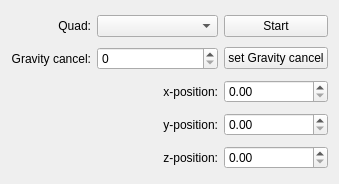
<?xml version="1.0" encoding="UTF-8"?>
<ui version="4.0">
 <class>Form</class>
 <widget class="QWidget" name="Form">
  <property name="geometry">
   <rect>
    <x>0</x>
    <y>0</y>
    <width>339</width>
    <height>184</height>
   </rect>
  </property>
  <property name="windowTitle">
   <string>Form</string>
  </property>
  <property name="styleSheet">
   <string notr="true"/>
  </property>
  <layout class="QGridLayout" name="gridLayout">
   <item row="2" column="2">
    <widget class="QComboBox" name="IrisInputBox">
     <property name="sizePolicy">
      <sizepolicy hsizetype="Expanding" vsizetype="Fixed">
       <horstretch>0</horstretch>
       <verstretch>0</verstretch>
      </sizepolicy>
     </property>
    </widget>
   </item>
   <item row="2" column="1">
    <widget class="QLabel" name="label_5">
     <property name="text">
      <string>Quad:</string>
     </property>
     <property name="alignment">
      <set>Qt::AlignRight|Qt::AlignTrailing|Qt::AlignVCenter</set>
     </property>
    </widget>
   </item>
   <item row="2" column="3">
    <widget class="QPushButton" name="bStart">
     <property name="text">
      <string>Start</string>
     </property>
    </widget>
   </item>
   <item row="5" column="2">
    <widget class="QLabel" name="label">
     <property name="text">
      <string>x-position:</string>
     </property>
     <property name="alignment">
      <set>Qt::AlignRight|Qt::AlignTrailing|Qt::AlignVCenter</set>
     </property>
    </widget>
   </item>
   <item row="5" column="3">
    <widget class="QDoubleSpinBox" name="XBox"/>
   </item>
   <item row="6" column="2">
    <widget class="QLabel" name="label_2">
     <property name="text">
      <string>y-position:</string>
     </property>
     <property name="alignment">
      <set>Qt::AlignRight|Qt::AlignTrailing|Qt::AlignVCenter</set>
     </property>
    </widget>
   </item>
   <item row="6" column="3">
    <widget class="QDoubleSpinBox" name="YBox"/>
   </item>
   <item row="9" column="2">
    <widget class="QLabel" name="label_3">
     <property name="text">
      <string>z-position:</string>
     </property>
     <property name="alignment">
      <set>Qt::AlignRight|Qt::AlignTrailing|Qt::AlignVCenter</set>
     </property>
    </widget>
   </item>
   <item row="9" column="3">
    <widget class="QDoubleSpinBox" name="ZBox"/>
   </item>
   <item row="3" column="1">
    <widget class="QLabel" name="label_4">
     <property name="text">
      <string>Gravity cancel:</string>
     </property>
     <property name="alignment">
      <set>Qt::AlignRight|Qt::AlignTrailing|Qt::AlignVCenter</set>
     </property>
    </widget>
   </item>
   <item row="3" column="2">
    <widget class="QSpinBox" name="GravitySpinBox"/>
   </item>
   <item row="3" column="3">
    <widget class="QPushButton" name="GravityCancelButton">
     <property name="text">
      <string>set Gravity cancel</string>
     </property>
    </widget>
   </item>
  </layout>
 </widget>
 <resources/>
 <connections/>
</ui>
